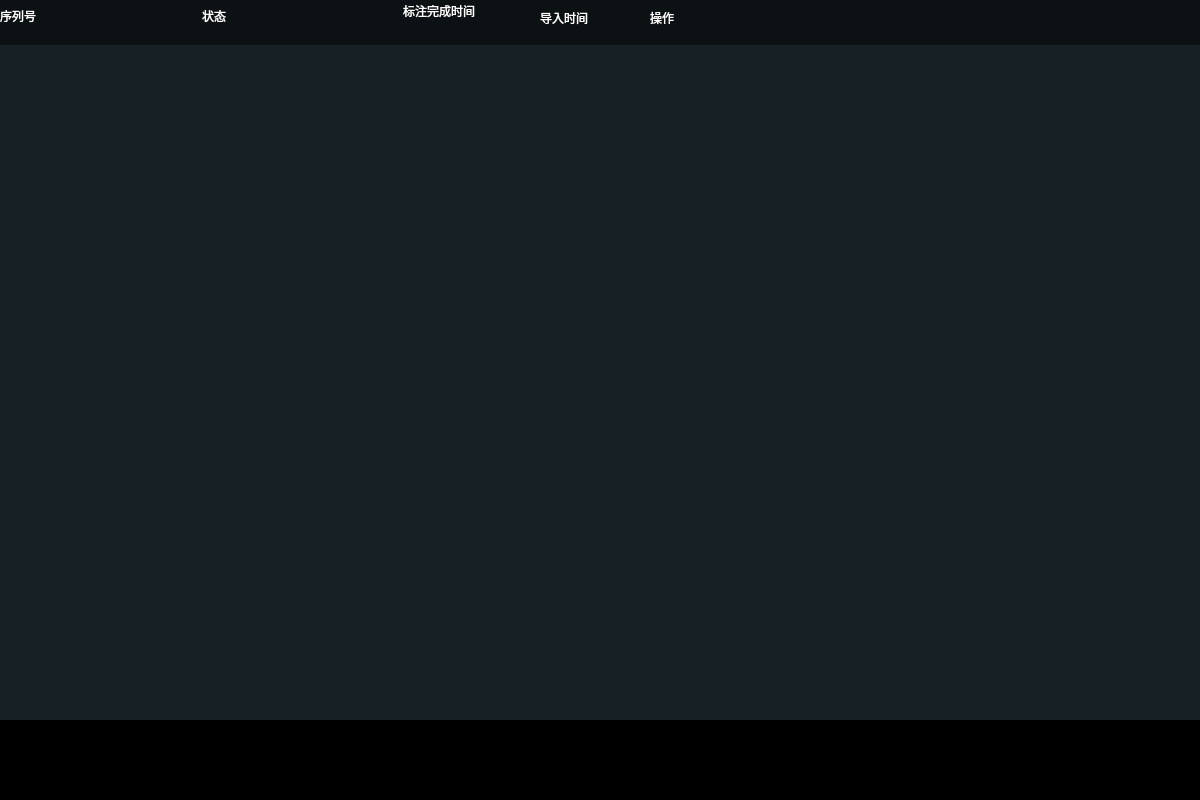
<?xml version="1.0" encoding="UTF-8"?>
<ui version="4.0">
 <class>CustomListWidget</class>
 <widget class="QWidget" name="CustomListWidget">
  <property name="geometry">
   <rect>
    <x>0</x>
    <y>0</y>
    <width>1200</width>
    <height>800</height>
   </rect>
  </property>
  <property name="minimumSize">
   <size>
    <width>1200</width>
    <height>800</height>
   </size>
  </property>
  <property name="windowTitle">
   <string>CustomListWidget</string>
  </property>
  <property name="autoFillBackground">
   <bool>false</bool>
  </property>
  <property name="styleSheet">
   <string notr="true">QWidget#CustomListWidget
{
  background-color:#000000;
}

QWidget#headerWidget
{
  background-color:#0C1114;
  border-left: 0px solid #000000;
  border-right: 0px solid #000000;
  border-top: 0px solid white;
  border-bottom: 0px solid #000000;
    font: 16pt &quot;微软雅黑&quot;;
}

QWidget#headerWidget QLabel{
     font: 10pt &quot;微软雅黑&quot;;
}

QLabel{
 color:#FFFFFF
}

QListView{
  border-left: 0px solid #000000;
  border-right: 0px solid #000000;
  border-top: 0px solid #172025;
  border-bottom: 0px solid #000000;
  background-color:#172025;
}

QListView QScrollArea {
   background-color:black;
   border : 0px;
}


QScrollBar:vertical{
    background-color:black;
	max-width:8px;
	min-width:8px;
    padding-top:0px;
    padding-bottom:0px;
}
QScrollBar::handle:vertical{
    background: white;
	max-width:8px;
	min-width:8px;
    min-height:60px;
}

QScrollBar::add-line:vertical  
{
    height:0px;
	width:0px;
    subcontrol-position:bottom;
}
QScrollBar::sub-line:vertical 
{
    height:0px;
	width:0px;
    subcontrol-position:top;
}

QScrollBar::up-arrow:vertical, QScrollBar::down-arrow:vertical {
     border: 0px solid grey;
     width: 0px;
     height: 0px;
 }</string>
  </property>
  <layout class="QVBoxLayout" name="verticalLayout_2">
   <property name="spacing">
    <number>0</number>
   </property>
   <property name="leftMargin">
    <number>0</number>
   </property>
   <property name="topMargin">
    <number>0</number>
   </property>
   <property name="rightMargin">
    <number>0</number>
   </property>
   <property name="bottomMargin">
    <number>0</number>
   </property>
   <item>
    <layout class="QVBoxLayout" name="verticalLayout">
     <property name="spacing">
      <number>0</number>
     </property>
     <item>
      <widget class="QWidget" name="headerWidget" native="true">
       <property name="minimumSize">
        <size>
         <width>0</width>
         <height>45</height>
        </size>
       </property>
       <property name="maximumSize">
        <size>
         <width>16777215</width>
         <height>45</height>
        </size>
       </property>
       <widget class="QLabel" name="labelSerisId">
        <property name="geometry">
         <rect>
          <x>0</x>
          <y>0</y>
          <width>71</width>
          <height>31</height>
         </rect>
        </property>
        <property name="text">
         <string>序列号</string>
        </property>
        <property name="wordWrap">
         <bool>false</bool>
        </property>
       </widget>
       <widget class="QLabel" name="labelStatus">
        <property name="geometry">
         <rect>
          <x>202</x>
          <y>0</y>
          <width>51</width>
          <height>31</height>
         </rect>
        </property>
        <property name="text">
         <string>状态</string>
        </property>
       </widget>
       <widget class="QLabel" name="labelTime">
        <property name="geometry">
         <rect>
          <x>403</x>
          <y>0</y>
          <width>101</width>
          <height>21</height>
         </rect>
        </property>
        <property name="text">
         <string>标注完成时间</string>
        </property>
       </widget>
       <widget class="QLabel" name="labelOperation">
        <property name="geometry">
         <rect>
          <x>650</x>
          <y>10</y>
          <width>51</width>
          <height>16</height>
         </rect>
        </property>
        <property name="text">
         <string>操作</string>
        </property>
       </widget>
       <widget class="QLabel" name="labelImportTime">
        <property name="geometry">
         <rect>
          <x>540</x>
          <y>10</y>
          <width>72</width>
          <height>15</height>
         </rect>
        </property>
        <property name="text">
         <string>导入时间</string>
        </property>
       </widget>
      </widget>
     </item>
     <item>
      <widget class="QListView" name="listView">
       <property name="maximumSize">
        <size>
         <width>16777215</width>
         <height>675</height>
        </size>
       </property>
       <property name="autoFillBackground">
        <bool>true</bool>
       </property>
       <property name="styleSheet">
        <string notr="true">QListView::item{
 height:60px;
}</string>
       </property>
       <property name="lineWidth">
        <number>0</number>
       </property>
       <property name="resizeMode">
        <enum>QListView::Adjust</enum>
       </property>
       <property name="modelColumn">
        <number>0</number>
       </property>
       <property name="batchSize">
        <number>50</number>
       </property>
       <property name="selectionRectVisible">
        <bool>true</bool>
       </property>
      </widget>
     </item>
    </layout>
   </item>
   <item>
    <widget class="QWidget" name="navWidget" native="true">
     <property name="minimumSize">
      <size>
       <width>0</width>
       <height>80</height>
      </size>
     </property>
     <property name="maximumSize">
      <size>
       <width>16777215</width>
       <height>16777215</height>
      </size>
     </property>
     <layout class="QHBoxLayout" name="horizontalLayout">
      <property name="leftMargin">
       <number>0</number>
      </property>
      <property name="topMargin">
       <number>0</number>
      </property>
      <property name="rightMargin">
       <number>0</number>
      </property>
      <property name="bottomMargin">
       <number>0</number>
      </property>
      <item>
       <layout class="QHBoxLayout" name="navLayout">
        <item>
         <spacer name="horizontalSpacer_2">
          <property name="orientation">
           <enum>Qt::Horizontal</enum>
          </property>
          <property name="sizeHint" stdset="0">
           <size>
            <width>40</width>
            <height>20</height>
           </size>
          </property>
         </spacer>
        </item>
        <item>
         <layout class="QHBoxLayout" name="containerLayout"/>
        </item>
        <item>
         <spacer name="horizontalSpacer">
          <property name="orientation">
           <enum>Qt::Horizontal</enum>
          </property>
          <property name="sizeHint" stdset="0">
           <size>
            <width>40</width>
            <height>20</height>
           </size>
          </property>
         </spacer>
        </item>
       </layout>
      </item>
     </layout>
    </widget>
   </item>
  </layout>
 </widget>
 <layoutdefault spacing="6" margin="11"/>
 <resources/>
 <connections/>
</ui>
